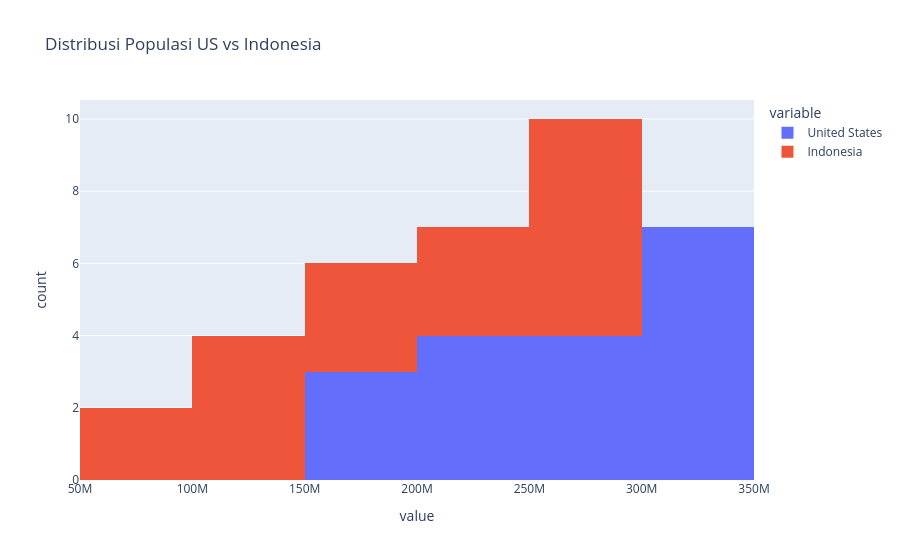

The notebook cell saved with this chart:
### Markdown cell above
# Histogram

### Code cell
fig = px.histogram(
    df_pivot,
    x=['United States','Indonesia'],
    title='Distribusi Populasi US vs Indonesia'

)
fig.show()

### Figure 1 — Plotly figure (JSON) as saved in the notebook; plotly's stock layout.template omitted (floating-point values rounded to 4 significant figures)
{"data": [{"bingroup": "x", "hovertemplate": "variable=United States<br>value=%{x}<br>count=%{y}<extra></extra>", "legendgroup": "United States", "marker": {"color": "#636efa", "pattern": {"shape": ""}}, "name": "United States", "orientation": "v", "showlegend": true, "type": "histogram", "x": [171700000.0, 186700000.0, 199700000.0, 209500000.0, 219100000.0, 229500000.0, 240500000.0, 252100000.0, 265200000.0, 281700000.0, 295000000.0, 309000000.0, 320900000.0, 323000000.0, 325100000.0, 327100000.0, 329100000.0, 331000000.0], "xaxis": "x", "yaxis": "y"}, {"bingroup": "x", "hovertemplate": "variable=Indonesia<br>value=%{x}<br>count=%{y}<extra></extra>", "legendgroup": "Indonesia", "marker": {"color": "#EF553B", "pattern": {"shape": ""}}, "name": "Indonesia", "orientation": "v", "showlegend": true, "type": "histogram", "x": [77270000.0, 87750000.0, 100300000.0, 114800000.0, 130700000.0, 147400000.0, 165000000.0, 181400000.0, 196900000.0, 211500000.0, 226300000.0, 241800000.0, 258400000.0, 261600000.0, 264700000.0, 267700000.0, 270600000.0, 273500000.0], "xaxis": "x", "yaxis": "y"}], "layout": {"barmode": "relative", "legend": {"title": {"text": "variable"}, "tracegroupgap": 0}, "title": {"text": "Distribusi Populasi US vs Indonesia"}, "xaxis": {"anchor": "y", "domain": [0, 1], "title": {"text": "value"}}, "yaxis": {"anchor": "x", "domain": [0, 1], "title": {"text": "count"}}}}
